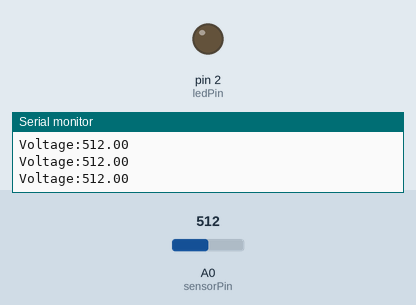
Simulated run of this sketch. Board: Arduino Uno, built with avr-gcc and run on an emulated ATmega328P. Parts: output pins drawn as LEDs (lit = HIGH), the last lines printed to the serial monitor. The test bench sets the inputs (shaded band); at power-on: A0 (sensorPin) = 512.

Above: at 1.2 s.
1.3 s: A0 (sensorPin) set to 595
2.8 s: A0 (sensorPin) set to 621
At 3.2 s:
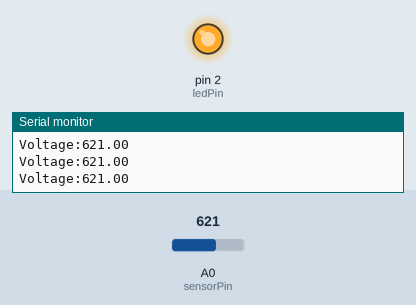
4.3 s: A0 (sensorPin) set to 603
At 5.1 s:
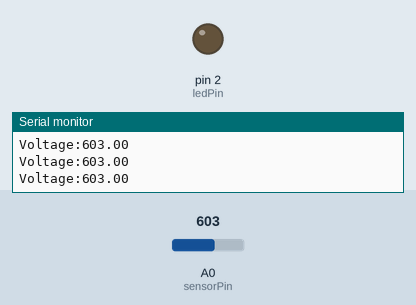
5.8 s: A0 (sensorPin) set to 623
At 6.6 s:
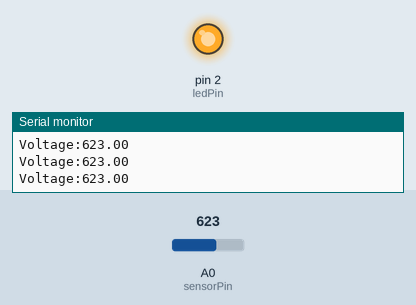
Timing chart, 0 to 8.3 s (numbered marks = the images above; inputs shaded):
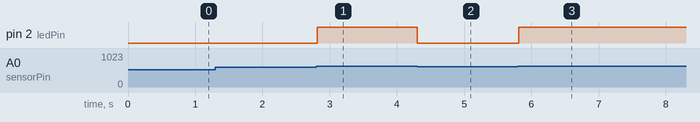

Measured:
- the behaviour switches between 613 and 614 on A0 (sensorPin) (found by bisection; images 0 and 1)
- after the input at 2.8 s, pin 2 (ledPin): LOW → HIGH at once
- after the input at 4.3 s, pin 2 (ledPin): HIGH → LOW at once
- after the input at 5.8 s, pin 2 (ledPin): LOW → HIGH at once

The sketch:

potentiometerCircuit.ino
```cpp
const int sensorPin = A0;
const int ledPin = 2;
float sensorValue;

void setup() {
  // put your setup code here, to run once:
  Serial.begin(115200);
  pinMode(sensorPin, INPUT);
  pinMode(ledPin, OUTPUT);
}

void loop() {
  // put your main code here, to run repeatedly:
  sensorValue = analogRead(sensorPin);
  Serial.print("Voltage:");
  Serial.println(sensorValue);

  if ((613.8 <= sensorValue)and (sensorValue <= 716.1)){ // between 6/10 and 7/10
    digitalWrite(ledPin, HIGH);
  }
  else{
    digitalWrite(ledPin, LOW);
  }

  delay(20);
}
```
